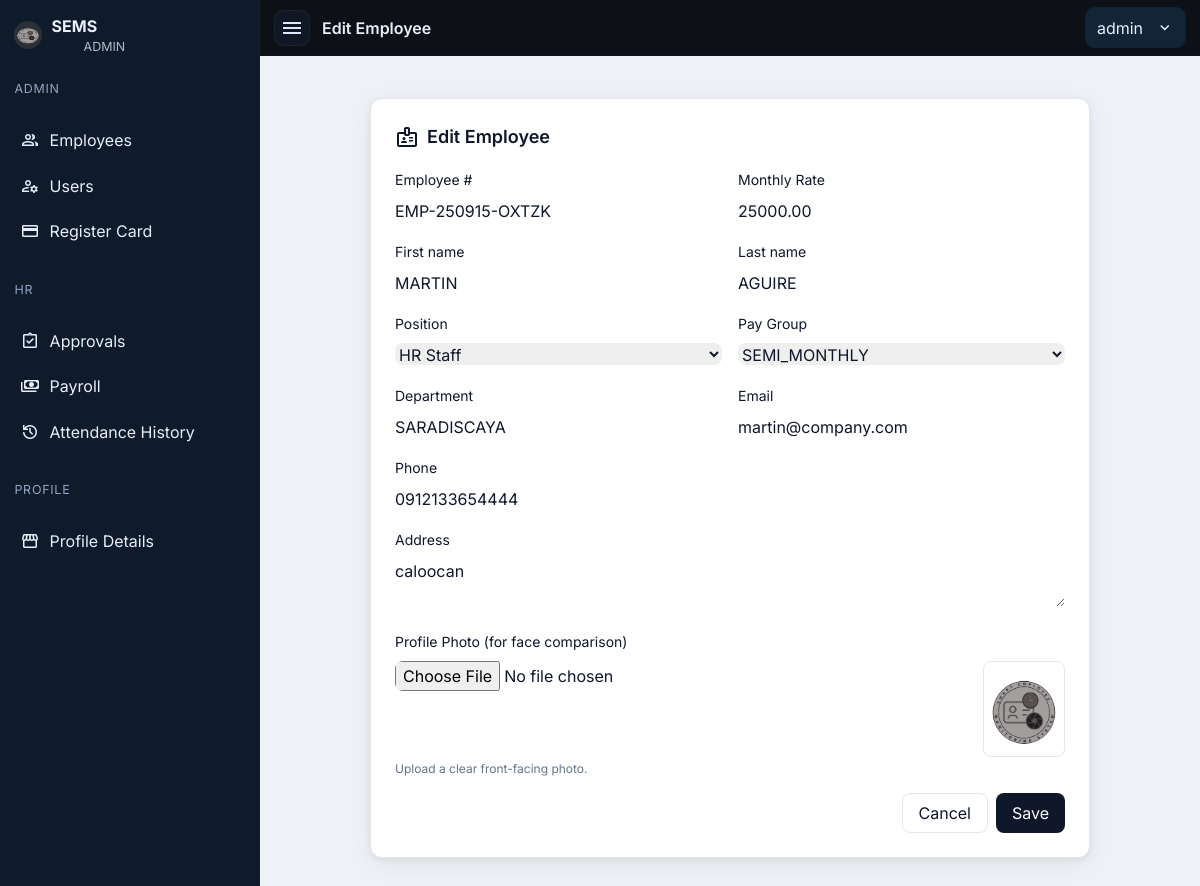
The page /public/admin/employee_form.php?id=2 (signed in) on the database its author committed.
### tables this page shows
CREATE TABLE `users` (
  `id` int(11) NOT NULL,
  `username` varchar(60) NOT NULL,
  `password_hash` varchar(255) NOT NULL,
  `role` enum('ADMIN','HR','MANAGER','EMPLOYEE') NOT NULL,
  `employee_id` int(11) DEFAULT NULL
);

CREATE TABLE `employees` (
  `id` int(11) NOT NULL,
  `emp_no` varchar(30) NOT NULL,
  `fname` varchar(60) NOT NULL,
  `lname` varchar(60) NOT NULL,
  `position` varchar(80) DEFAULT NULL,
  `department` varchar(80) DEFAULT NULL,
  `pay_group` enum('WEEKLY','SEMI_MONTHLY','MONTHLY') DEFAULT 'SEMI_MONTHLY',
  `monthly_rate` decimal(10,2) DEFAULT 0.00,
  `hourly_rate` decimal(10,2) DEFAULT 0.00,
  `email` varchar(120) DEFAULT NULL,
  `phone` varchar(40) DEFAULT NULL,
  `address` text DEFAULT NULL,
  `photo_path` varchar(255) DEFAULT NULL,
  `active` tinyint(1) DEFAULT 1,
  `created_at` timestamp NOT NULL DEFAULT current_timestamp()
);

### public/partials/auth.php (called while the page is built, shortened)
<?php
function current_user(PDO $db){
  $sql="SELECT u.id,u.username,u.role,u.employee_id,
               COALESCE(CONCAT(e.fname,' ',e.lname), u.username) AS name,
               e.position
        FROM users u
        LEFT JOIN employees e ON e.id=u.employee_id
        WHERE u.id=?";
  $st=$db->prepare($sql); $st->execute([$_SESSION['uid']]);
  return $st->fetch(PDO::FETCH_ASSOC);
}

### public/admin/employee_form.php (the view, shortened to what this page needs)
<?php
require __DIR__.'/../partials/auth.php'; require_role(['ADMIN']);
$id=(int)($_GET['id']??0); $isEdit=$id>0;
$e=['emp_no'=>'','fname'=>'','lname'=>'','position'=>'','department'=>'','email'=>'','phone'=>'','address'=>'','monthly_rate'=>'','pay_group'=>'SEMI_MONTHLY','photo_path'=>null];
if($isEdit){
  $st=$db->prepare("SELECT * FROM employees WHERE id=?");
  $st->execute([$id]); $e=$st->fetch(PDO::FETCH_ASSOC);
}else{
  $e['emp_no'] = generate_emp_no($db);
}
$positions=['Architect','Engineer','Foreman','Site Supervisor','HR Staff','Admin','Accountant'];
$groups=['WEEKLY','SEMI_MONTHLY','MONTHLY'];
$page_title=($isEdit?'Edit':'Add').' Employee';
require __DIR__.'/../partials/layout_head.php';
require __DIR__.'/../partials/layout_nav.php';
?>
<div class="max-w-3xl mx-auto p-4 md:p-6">
<form method="post" enctype="multipart/form-data" class="bg-white rounded-xl shadow-soft border p-6 space-y-4">
  <div class="text-lg font-semibold flex items-center gap-2">
    <span class="material-symbols-outlined">badge</span> <?= htmlspecialchars($page_title) ?>
  </div>
  <div class="grid sm:grid-cols-2 gap-4">
    <div>
      <label class="text-sm">Employee #</label>
      <input name="emp_no" value="<?= htmlspecialchars($e['emp_no']) ?>"
             class="mt-2 w-full rounded-lg border-slate-300"
             <?= $isEdit ? '' : 'readonly' ?> placeholder="AUTO">
    </div>
    <div>
      <label class="text-sm">Monthly Rate</label>
      <input name="monthly_rate" type="number" step="0.01" value="<?=htmlspecialchars($e['monthly_rate'])?>" placeholder="30000" class="mt-2 w-full rounded-lg border-slate-300">
    </div>
    <div><label class="text-sm">First name</label><input name="fname" value="<?=htmlspecialchars($e['fname'])?>" placeholder="Juan" class="mt-2 w-full rounded-lg border-slate-300" required></div>
    <div><label class="text-sm">Last name</label><input name="lname" value="<?=htmlspecialchars($e['lname'])?>" placeholder="Dela Cruz" class="mt-2 w-full rounded-lg border-slate-300" required></div>
    <div>
      <label class="text-sm">Position</label>
      <select name="position" class="mt-2 w-full rounded-lg border-slate-300">
        <?php foreach($positions as $p): ?><option <?= $e['position']===$p?'selected':'' ?>><?= $p ?></option><?php endforeach; ?>
      </select>
    </div>
    <div>
      <label class="text-sm">Pay Group</label>
      <select name="pay_group" class="mt-2 w-full rounded-lg border-slate-300">
        <?php foreach($groups as $g): ?><option <?= $e['pay_group']===$g?'selected':'' ?>><?= $g ?></option><?php endforeach; ?>
      </select>
    </div>
    <div><label class="text-sm">Department</label><input name="department" value="<?=htmlspecialchars($e['department'])?>" placeholder="Operations" class="mt-2 w-full rounded-lg border-slate-300"></div>
    <div><label class="text-sm">Email</label><input name="email" type="email" value="<?=htmlspecialchars($e['email'])?>" placeholder="name@company.com" class="mt-2 w-full rounded-lg border-slate-300"></div>
    <div><label class="text-sm">Phone</label><input name="phone" value="<?=htmlspecialchars($e['phone'])?>" placeholder="+63 9xx xxx xxxx" class="mt-2 w-full rounded-lg border-slate-300"></div>
    <div class="sm:col-span-2"><label class="text-sm">Address</label><textarea name="address" placeholder="Street · City · Province" class="mt-2 w-full rounded-lg border-slate-300"><?=htmlspecialchars($e['address'])?></textarea></div>
    <div class="sm:col-span-2">
      <label class="text-sm">Profile Photo (for face comparison)</label>
      <div class="mt-2 flex items-start gap-4">
        <input type="file" name="photo" accept="image/*" class="w-full rounded-lg border-slate-300">
        <?php if(!empty($e['photo_path'])): ?>
          <img src="<?= htmlspecialchars($e['photo_path']) ?>" class="w-24 h-24 rounded-lg object-cover border" alt="Current photo">
        <?php endif; ?>
      </div>
      <p class="text-xs text-slate-500 mt-1">Upload a clear front-facing photo.</p>
    </div>
  </div>
  <div class="flex justify-end gap-2">
    <a href="/sems/public/admin/employees.php" class="px-4 h-10 grid place-items-center rounded-lg border">Cancel</a>
    <button class="px-4 h-10 rounded-lg bg-charcoal text-white">Save</button>
  </div>
</form>
</div>
<?php require __DIR__.'/../partials/layout_foot.php'; ?>

### public/partials/layout_nav.php (shortened to what this page needs)
<?php
require_once __DIR__.'/auth.php';
$u = current_user($db) ?? ['name'=>'User','role'=>'EMPLOYEE','position'=>null];
$page_title = $page_title ?? 'Dashboard';
function sems_nav_sections(string $role): array {
  $sections = [];
  if ($role === 'ADMIN') {
    $sections[] = ['label'=>'Admin','items'=>[
      ['Employees','/sems/public/admin/employees.php','group'],
      ['Users','/sems/public/admin/users.php','manage_accounts'],
      ['Register Card','/sems/public/admin/cards_register.php','credit_card'],
    ]];
  }
  if ($role === 'HR' || $role === 'ADMIN') {
    $sections[] = ['label'=>'HR','items'=>[
      ['Approvals','/sems/public/hr/approvals.php','assignment_turned_in'],
      ['Payroll','/sems/public/hr/payroll_run.php','payments'],
      ['Attendance History','/sems/public/hr/attendance_history.php','history'],
    ]];
  }
  $sections[] = ['label'=>'Profile','items'=>[
    ['Profile Details','/sems/public/employee/profile.php','storefront']
  ]];
  return $sections;
}
$sections = sems_nav_sections($u['role']);
?>
<nav id="sb" class="sb" aria-label="Sidebar">
  <div class="sb-head">
    <img src="/sems/public/assets/logo.png" alt="SEMS">
    <div>
      <div style="font-weight:700">SEMS</div>
      <div class="sb-role"><?= htmlspecialchars($u['role']) ?></div>
    </div>
  </div>
  <?php foreach ($sections as $section): ?>
    <div class="sb-section"><?= htmlspecialchars($section['label']) ?></div>
    <ul>
      <?php foreach ($section['items'] as [$label,$href,$icon]):
        $is = (strpos($_SERVER['REQUEST_URI'],$href)===0) ? 'active' : ''; ?>
        <li><a class="<?= $is ?>" href="<?= $href ?>"><span class="ms"><?= $icon ?></span><span><?= htmlspecialchars($label) ?></span></a></li>
      <?php endforeach; ?>
    </ul>
  <?php endforeach; ?>
</nav>
<header class="topbar" role="banner">
  <button id="toggle" class="hambtn" aria-label="Toggle navigation">
    <span class="material-symbols-outlined">menu</span>
  </button>
  <div style="font-weight:600"><?= htmlspecialchars($page_title) ?></div>
  <div class="menu" id="profileMenu">
    <button class="menu-btn" type="button" title="Account">
      <span><?= htmlspecialchars($u['name'] ?? 'User') ?></span>
      <span class="material-symbols-outlined" style="font-size:18px;margin-left:.25rem">expand_more</span>
    </button>
  </div>
</header>
<div id="main"><div class="container">

### public/partials/layout_head.php (style rules this page uses)
:root { --sb-w:260px; --brand:#0d1117; --sidebar:#0f1a2b; --sidebar-hover:#14233c; --active:#134e4a; --surface:#eef2f6; --card:#ffffff; --ink:#0f172a; --muted:#64748b; --accent:#10b981; }
* { box-sizing:border-box }
html,body { margin:0 }
body { font-family:Inter,system-ui,Segoe UI,Roboto,Arial,sans-serif; background:var(--surface); color:var(--ink); }
.topbar { position:sticky; top:0; z-index:50; height:56px; display:flex; align-items:center; gap:.75rem; background:var(--brand); color:#e7eef9; border-bottom:1px solid #0e1520; padding-inline:14px; transition: padding-left .2s ease; }
.hambtn { width:36px;height:36px;display:inline-grid;place-items:center;border-radius:.6rem;border:1px solid #1b2433;background:#101826;color:#dbe7ff;cursor:pointer }
.material-symbols-outlined { font-variation-settings:'FILL' 0,'wght' 400,'GRAD' 0,'opsz' 24 }
.menu { position:relative;margin-left:auto }
.menu-btn { display:flex;align-items:center;gap:.55rem;cursor:pointer;background:#122536;color:#e5eef9;border:1px solid #0f2132;border-radius:.6rem;padding:.45rem .7rem }
.sb { position:fixed;inset:0 auto 0 0;z-index:60;width:var(--sb-w);background:var(--sidebar);color:#e7eef9;border-right:1px solid #0f2033;transform:translateX(-100%);transition:transform .2s ease;display:flex;flex-direction:column }
.sb.open { transform:translateX(0) }
.sb-head { display:flex;gap:.6rem;align-items:center;padding:14px }
.sb-head img { width:28px;height:28px;border-radius:50%;background:#2b3038 }
.sb-role { font-size:.78rem;opacity:.75;margin-left:2rem }
.sb ul { list-style:none;margin:8px 8px 16px;padding:0 }
.sb li { margin:.1rem 0 }
.sb a { display:flex;align-items:center;gap:.6rem;color:#e7eef9;padding:10px 12px;border-radius:10px }
.sb-section { padding:.6rem .9rem;color:#93a4bf;font-size:.78rem;text-transform:uppercase;letter-spacing:.06em }
.ms { font-family:'Material Symbols Outlined';font-weight:400;font-style:normal;font-size:20px;line-height:1 }
#main { min-height:calc(100vh - 56px);transition:padding-left .2s ease; }
.container { max-width:1100px;margin:0 auto;padding:18px }
@media (min-width: 992px) { body.with-sb .topbar { padding-left:calc(14px + var(--sb-w)); } }
@media (min-width: 992px) { body.with-sb #main { padding-left:var(--sb-w); } }

### rows shown on the page
users: role "ADMIN"
employees: emp_no "EMP-250915-OXTZK", monthly_rate "25000.00", fname "MARTIN", lname "AGUIRE", position "HR Staff", pay_group "SEMI_MONTHLY", department "SARADISCAYA", email "martin@company.com", phone "0912133654444", address "caloocan", photo_path (picture)

### other values the page prints
$section['label'] "ADMIN"
$label "Employees"
$label "Users"
$label "Register Card"
$section['label'] "HR"
$label "Approvals"
$label "Payroll"
$label "Attendance History"
$section['label'] "PROFILE"
$label "Profile Details"
$page_title "Edit Employee"
$u['name'] "admin"
